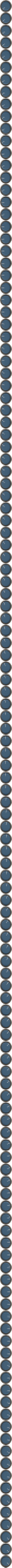
#> input picture knob_sheets/knob_sheet_blue.png, 128 x 16384 px (shown at 1/11 size)
$ python stitch_sprite_sheet.py ../knob_sheets out.png
#> lines starting #> are read from the running program, lines starting #| are printed output that depends on the picture
"""
stitch_sprite_sheet.py  —  UpStage v0.4
========================================
Stitches a folder of numbered PNG frames (e.g. from a Blender render or KnobMan export)
into a single vertical sprite sheet ready for UpStageLookAndFeel.

Usage:
    python stitch_sprite_sheet.py <frames_folder> <output.png> [--frame-size N]

Arguments:
    frames_folder   Folder containing PNG files named 0001.png … NNNN.png
                    (any numeric prefix naming scheme is fine; files are sorted numerically)
    output.png      Output sprite sheet path
    --frame-size N  Resize each frame to N×N pixels  (default: 128)

Example:
    python stitch_sprite_sheet.py blender_renders/ Assets/knob_sheet.png --frame-size 128

Requirements:
    pip install Pillow

Output format:
    A single PNG that is (frame_size) wide by (frame_size × num_frames) tall.
    JUCE reads frame N as:  sheet.getClippedImage({ 0, N * frame_size, frame_size, frame_size })
"""

import sys
import os
import argparse
from pathlib import Path

try:
    from PIL import Image
except ImportError:
    print("ERROR: Pillow is not installed.  Run:  pip install Pillow")
    sys.exit(1)


def parse_args():
    parser = argparse.ArgumentParser(description="Stitch PNG frames into a JUCE knob sprite sheet.")
    parser.add_argument("frames_folder", help="Folder of numbered PNG frames")
    parser.add_argument("output",        help="Output sprite sheet PNG path")
    parser.add_argument("--frame-size",  type=int, default=128,
                        help="Output frame size in pixels (default 128)")
    return parser.parse_args()


def collect_frames(folder: Path) -> list[Path]:
    """Return all PNG files in folder, sorted numerically by filename."""
    pngs = [f for f in folder.iterdir() if f.suffix.lower() == ".png"]
    if not pngs:
        raise ValueError(f"No PNG files found in {folder}")

    def sort_key(p: Path):
        # Extract leading digits from stem for numeric sort
        stem = p.stem.lstrip("0") or "0"
        try:
            return int("".join(filter(str.isdigit, stem)))
        except ValueError:
            return 0

    return sorted(pngs, key=sort_key)


def stitch(frames: list[Path], output: Path, frame_size: int):
#> called with frame_size = 128
    n = len(frames)
    sheet = Image.new("RGBA", (frame_size, frame_size * n), (0, 0, 0, 0))
#> sheet: PIL image 128x256 RGBA; every value is 0

    for i, path in enumerate(frames):
        frame = Image.open(path).convert("RGBA")
#> frame is the input picture: PIL image 128x16384 RGBA; mean R, G, B, A 62.2, 72.4, 80.7, 196.4
        if frame.size != (frame_size, frame_size):
            frame = frame.resize((frame_size, frame_size), Image.LANCZOS)
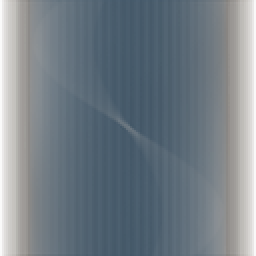
#> frame: PIL image 128x128 RGBA (shown 2 times larger); mean R, G, B, A 79.7, 90.7, 99.2, 196.6; transparent parts drawn white
        sheet.paste(frame, (0, i * frame_size))
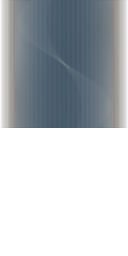
#> sheet: PIL image 128x256 RGBA; mean R, G, B, A 39.9, 45.4, 49.6, 98.3; transparent parts drawn white

        if (i + 1) % 16 == 0 or i == n - 1:
            print(f"  Processed {i + 1}/{n} frames…")
#> pass 2 of the loop in stitch, `for i, path in enumerate(frames):`:
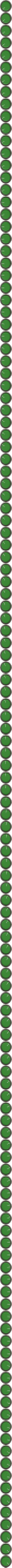
#> input picture knob_sheets/knob_sheet_green.png, 128 x 16384 px (shown at 1/11 size)
#> in stitch, frame is the input picture: PIL image 128x16384 RGBA; mean R, G, B, A 59.2, 91.3, 52.3, 196.4
#> in stitch, `frame = frame.resize((frame_size, frame_size), Image.LANCZOS)`:
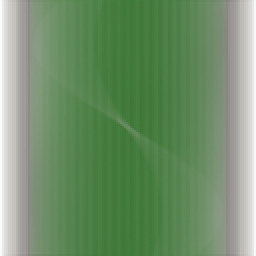
#> frame: PIL image 128x128 RGBA (shown 2 times larger); mean R, G, B, A 76.4, 111.7, 67.6, 196.6; transparent parts drawn white
#> in stitch, `sheet.paste(frame, (0, i * frame_size))`:
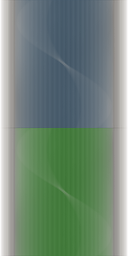
#> sheet: PIL image 128x256 RGBA; mean R, G, B, A 78.1, 101.2, 83.4, 196.6; transparent parts drawn white

    output.parent.mkdir(parents=True, exist_ok=True)
    sheet.save(str(output), "PNG", optimize=True)
#> (the run stopped early here; a loop or call above may not have finished)
